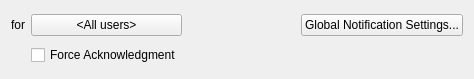
<?xml version="1.0" encoding="UTF-8"?>
<ui version="4.0">
 <class>PopupBusinessActionWidget</class>
 <widget class="QWidget" name="PopupBusinessActionWidget">
  <property name="geometry">
   <rect>
    <x>0</x>
    <y>0</y>
    <width>474</width>
    <height>79</height>
   </rect>
  </property>
  <property name="windowTitle">
   <string/>
  </property>
  <layout class="QGridLayout" name="gridLayout">
   <item row="0" column="0">
    <widget class="QLabel" name="usersLabel">
     <property name="text">
      <string>for</string>
     </property>
    </widget>
   </item>
   <item row="0" column="1">
    <widget class="QPushButton" name="selectUsersButton">
     <property name="text">
      <string notr="true">&lt;All users&gt;</string>
     </property>
    </widget>
   </item>
   <item row="0" column="2">
    <spacer name="horizontalSpacer">
     <property name="orientation">
      <enum>Qt::Horizontal</enum>
     </property>
     <property name="sizeHint" stdset="0">
      <size>
       <width>99</width>
       <height>17</height>
      </size>
     </property>
    </spacer>
   </item>
   <item row="0" column="3">
    <widget class="QPushButton" name="settingsButton">
     <property name="text">
      <string>Global Notification Settings...</string>
     </property>
    </widget>
   </item>
   <item row="1" column="1">
    <widget class="QCheckBox" name="forceAcknoledgementCheckBox">
     <property name="text">
      <string>Force Acknowledgment</string>
     </property>
    </widget>
   </item>
  </layout>
 </widget>
 <resources/>
 <connections/>
</ui>
